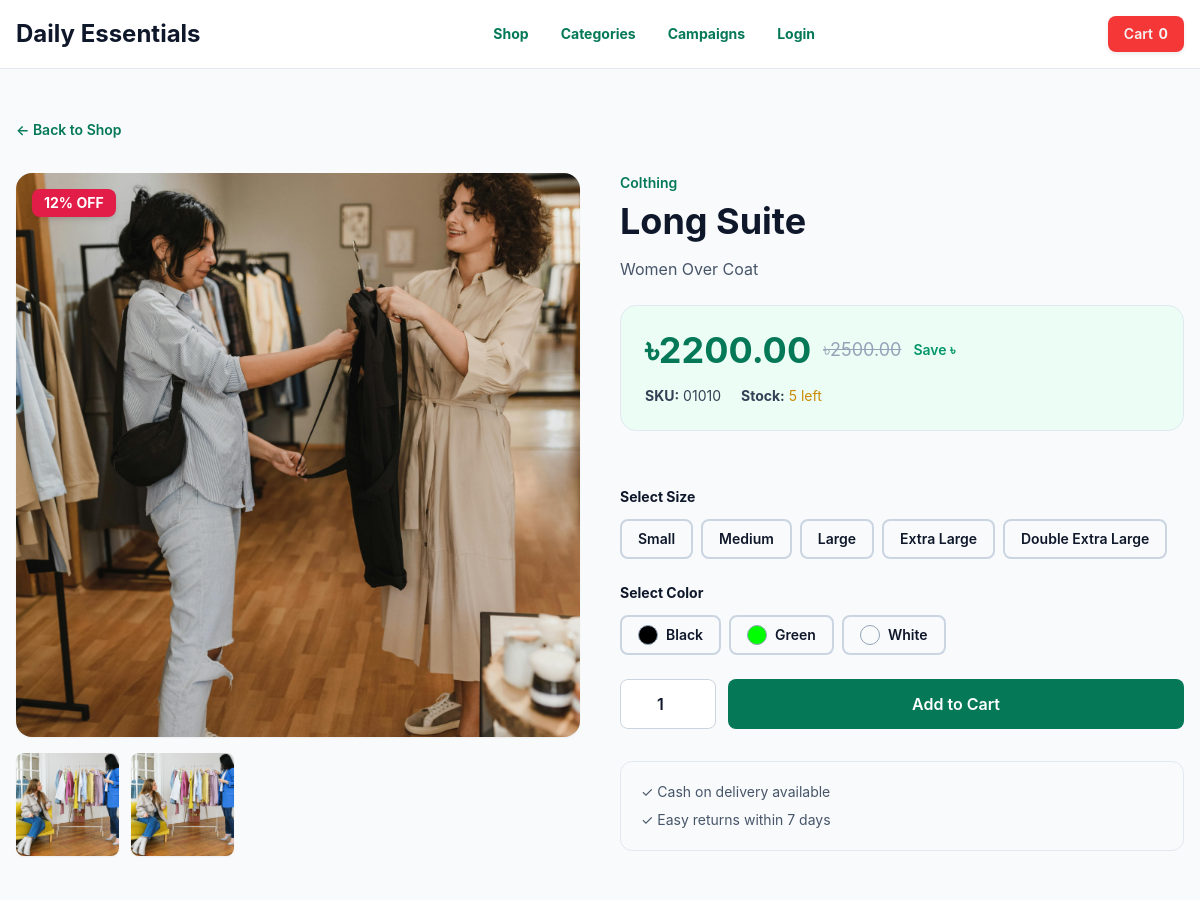
Before: /shop/long-suite/ (upper part) with the older database file.
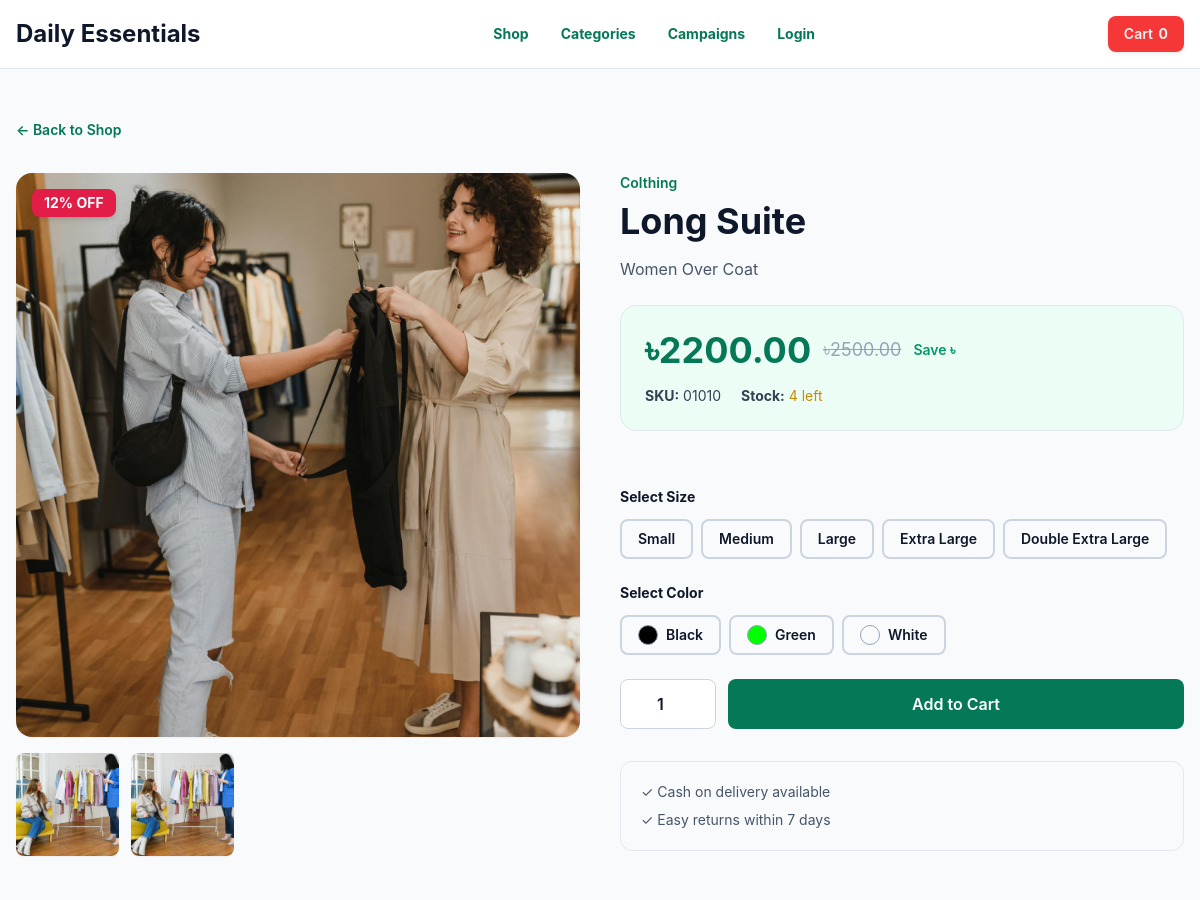
After: the same page with the newer database file.
### products/models.py (models this page shows, shortened)
class Product(SEOFields):
    category = models.ForeignKey(Category, on_delete=models.PROTECT, related_name="products")
    name = models.CharField(max_length=180)
    slug = models.SlugField(unique=True)
    short_description = models.CharField(max_length=255, blank=True)
    full_description = CKEditor5Field("Full Description",config_name="default",blank=True,null=True,help_text="Detailed product description with rich text formatting.")
    sku = models.CharField(max_length=80, unique=True)
    price = models.DecimalField(max_digits=10, decimal_places=2)
    discount_price = models.DecimalField(max_digits=10, decimal_places=2, blank=True, null=True)
    stock_quantity = models.PositiveIntegerField(default=0)
    thumbnail = models.ImageField(
        upload_to="products/",
        blank=True,
        null=True,
        help_text="Recommended: square JPG, PNG, or WebP product image, at least 800x800px.",
    )
    size_guide = models.ImageField(
        upload_to="size-guides/",
        blank=True,
        null=True,
        help_text="Optional. Upload a clear JPG, PNG, or WebP size guide image.",
    )
    sizes = models.ManyToManyField(Size, blank=True)
    colors = models.ManyToManyField(Color, blank=True)
    is_active = models.BooleanField(default=True)
    is_featured = models.BooleanField(default=False)
    is_new_arrival = models.BooleanField(default=False)
    is_bestseller = models.BooleanField(default=False)
    is_campaign_product = models.BooleanField(default=False)
    created_at = models.DateTimeField(auto_now_add=True)
    updated_at = models.DateTimeField(auto_now=True)
    objects = ProductQuerySet.as_manager()
    class Meta:
        ordering = ["-created_at"]
    @property
    def current_price(self):
        campaign_price = None
        campaign_discount = self.campaign_discount_percentage
        if campaign_discount:
            campaign_price = self.price - (self.price * campaign_discount / 100)
        prices = [self.price]
        if self.discount_price and self.discount_price < self.price:
            prices.append(self.discount_price)
        if campaign_price and campaign_price < self.price:
            prices.append(campaign_price)
        return min(prices).quantize(self.price)
    @property
    def discount_percentage(self):
        if self.discount_price and self.price and self.discount_price < self.price:
            return round(((self.price - self.discount_price) / self.price) * 100)
        return 0
    @property
    def campaign_discount_percentage(self):
        now = timezone.now()
        campaigns = self.campaigns.filter(is_active=True, discount_percentage__gt=0).filter(
            models.Q(starts_at__isnull=True) | models.Q(starts_at__lte=now),
            models.Q(ends_at__isnull=True) | models.Q(ends_at__gte=now),
        )
        return campaigns.order_by("-discount_percentage").values_list("discount_percentage", flat=True).first() or 0
    @property
    def display_discount_percentage(self):
        return max(self.discount_percentage, self.campaign_discount_percentage)
    @property
    def has_active_discount(self):
        return self.current_price < self.price

### categories/models.py (models this page shows, shortened)
class Category(SEOFields):
    name = models.CharField(max_length=120)
    slug = models.SlugField(unique=True)
    image = models.ImageField(
        upload_to="categories/",
        blank=True,
        null=True,
        help_text="Recommended: square JPG, PNG, or WebP image, at least 600x600px.",
    )
    description = models.TextField(blank=True)
    is_active = models.BooleanField(default=True)
    show_on_home = models.BooleanField(default=False)
    display_order = models.PositiveIntegerField(default=0)
    class Meta:
        ordering = ["display_order", "name"]
        verbose_name_plural = "Categories"

### products/views.py (the view)
# urls.py: path("<slug:slug>/", views.product_detail, name="detail"),
def product_detail(request, slug):
    product = get_object_or_404(Product.objects.active().prefetch_related("sizes", "colors", "gallery"), slug=slug)
    related = Product.objects.active().filter(category=product.category).exclude(pk=product.pk)[:4]
    return render(request, "products/product_detail.html", {"product": product, "related_products": related, "seo_object": product})

### cart/cart.py (called while the page is built, shortened)
    def __iter__(self):
        product_ids = [item.get("product_id", key.split(":")[0]) for key, item in self.cart.items()]
        products = Product.objects.filter(id__in=product_ids)
        product_map = {str(product.id): product for product in products}

    def __len__(self):
        return sum(item["quantity"] for item in self.cart.values())

    def total(self):
        return sum((item["line_total"] for item in self), Decimal("0.00"))

### cart/context_processors.py (called while the page is built)
def cart_summary(request):
    cart = Cart(request)
    return {"cart_item_count": len(cart), "cart_total": cart.total()}

### products/models.py (called while the page is built)
    def active(self):
        return self.filter(is_active=True).select_related("category")

### templates/products/product_detail.html (shortened to what the changed rows need)
{% extends "base.html" %}
{% load static %}
{% block content %}
<section class="mx-auto max-w-7xl overflow-x-hidden px-4 py-12">
  <div class="mt-8 grid gap-10 lg:grid-cols-2">
    <div class="min-w-0">
      <div class="relative overflow-hidden rounded-2xl bg-slate-100 shadow-sm">
        {% if product.thumbnail %}
          <img src="{{ product.thumbnail.url }}"
               alt="{{ product.name }}"
               class="aspect-square w-full object-cover">
        {% else %}
          <img src="{% static 'img/placeholder.svg' %}"
               alt="{{ product.name }}"
               class="aspect-square w-full object-cover">
        {% endif %}
        {% if product.display_discount_percentage %}
          <span class="absolute left-4 top-4 rounded-lg bg-rose-600 px-3 py-1 text-sm font-bold text-white shadow-md">
            {{ product.display_discount_percentage }}% OFF
          </span>
        {% endif %}
      </div>
    </div>
    <div class="min-w-0 overflow-hidden">
      <p class="text-sm font-semibold text-emerald-700">
        {{ product.category.name }}
      </p>
      <h1 class="mt-2 break-words text-4xl font-bold text-slate-900">
        {{ product.name }}
      </h1>
      <p class="mt-4 break-words text-slate-600">
        {{ product.short_description }}
      </p>
      <div class="mt-6 rounded-2xl border border-slate-200 bg-emerald-50 p-6">
        <div class="flex flex-wrap items-center gap-3">
          <span class="text-4xl font-bold text-emerald-700">
            ৳{{ product.current_price }}
          </span>
          {% if product.has_active_discount %}
            <span class="text-lg text-slate-400 line-through">
              ৳{{ product.price }}
            </span>
            <span class="text-sm font-semibold text-emerald-600">
              Save ৳{{ product.discount_amount }}
            </span>
          {% endif %}
        </div>
        <div class="mt-4 flex flex-wrap gap-5 text-sm">
          <span class="text-slate-700">
            <strong>SKU:</strong>
            {{ product.sku }}
          </span>
          <span class="text-slate-700">
            <strong>Stock:</strong>
            {% if product.stock_quantity > 5 %}
              <span class="text-green-600">
                {{ product.stock_quantity }} available
              </span>
            {% elif product.stock_quantity > 0 %}
              <span class="text-yellow-600">
                {{ product.stock_quantity }} left
              </span>
            {% else %}
              <span class="text-red-600">
                Out of Stock
              </span>
            {% endif %}
          </span>
        </div>
      </div>
      <form method="post"
            action="{% url 'cart:add' product.id %}"
            id="add-to-cart-form"
            class="mt-8 space-y-6 overflow-hidden">
        {% if product.sizes.all %}
          <fieldset>
          </fieldset>
        {% endif %}
        {% if product.colors.all %}
          <fieldset>
          </fieldset>
        {% endif %}
        <div class="flex flex-wrap gap-3">
          <input type="number"
                 name="quantity"
                 min="1"
                 max="{{ product.stock_quantity }}"
                 value="1"
                 class="w-24 rounded-lg border border-slate-300 bg-white p-3 text-center font-semibold"
                 {% if product.stock_quantity <= 0 %}disabled{% endif %}>
          <button type="submit"
                  class="flex-1 rounded-lg bg-emerald-700 px-6 py-3 font-semibold text-white transition hover:bg-emerald-800 disabled:bg-slate-400"
                  {% if product.stock_quantity <= 0 %}disabled{% endif %}>
            {% if product.stock_quantity <= 0 %}
              Out of Stock
            {% else %}
              Add to Cart
            {% endif %}
          </button>
        </div>
      </form>
      {% if site_settings.show_product_shipping_info %}
        <div class="mt-8 rounded-xl border border-slate-200 bg-slate-50 p-5 text-sm text-slate-600">
          <div class="space-y-2">
          </div>
        </div>
      {% endif %}
    </div>
  </div>
</section>
{% endblock %}

Changed rows visible on the page:
changed Product "Long Suite": stock_quantity "5" → "4"
